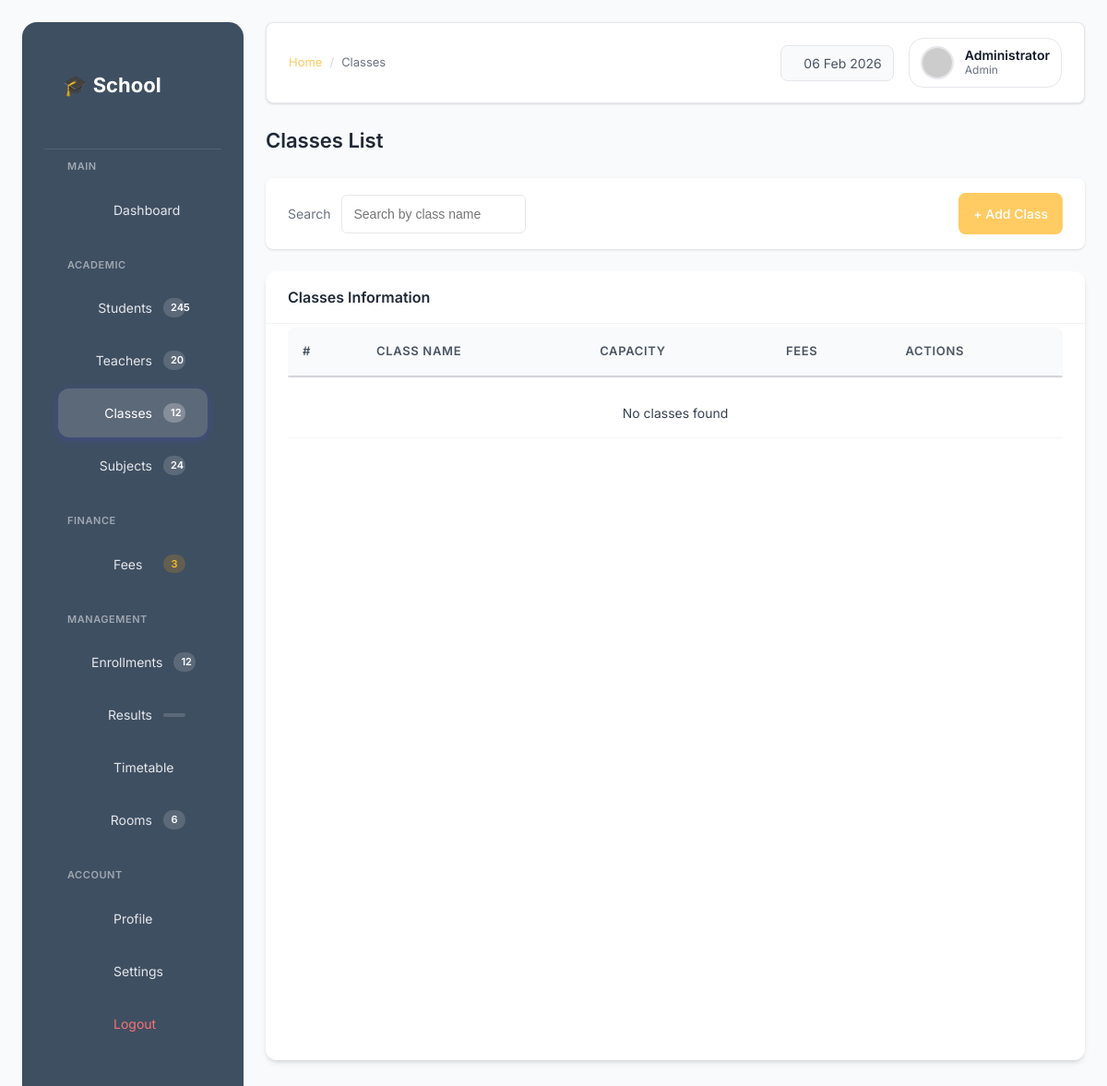
The app's page /classes (signed in), older data.
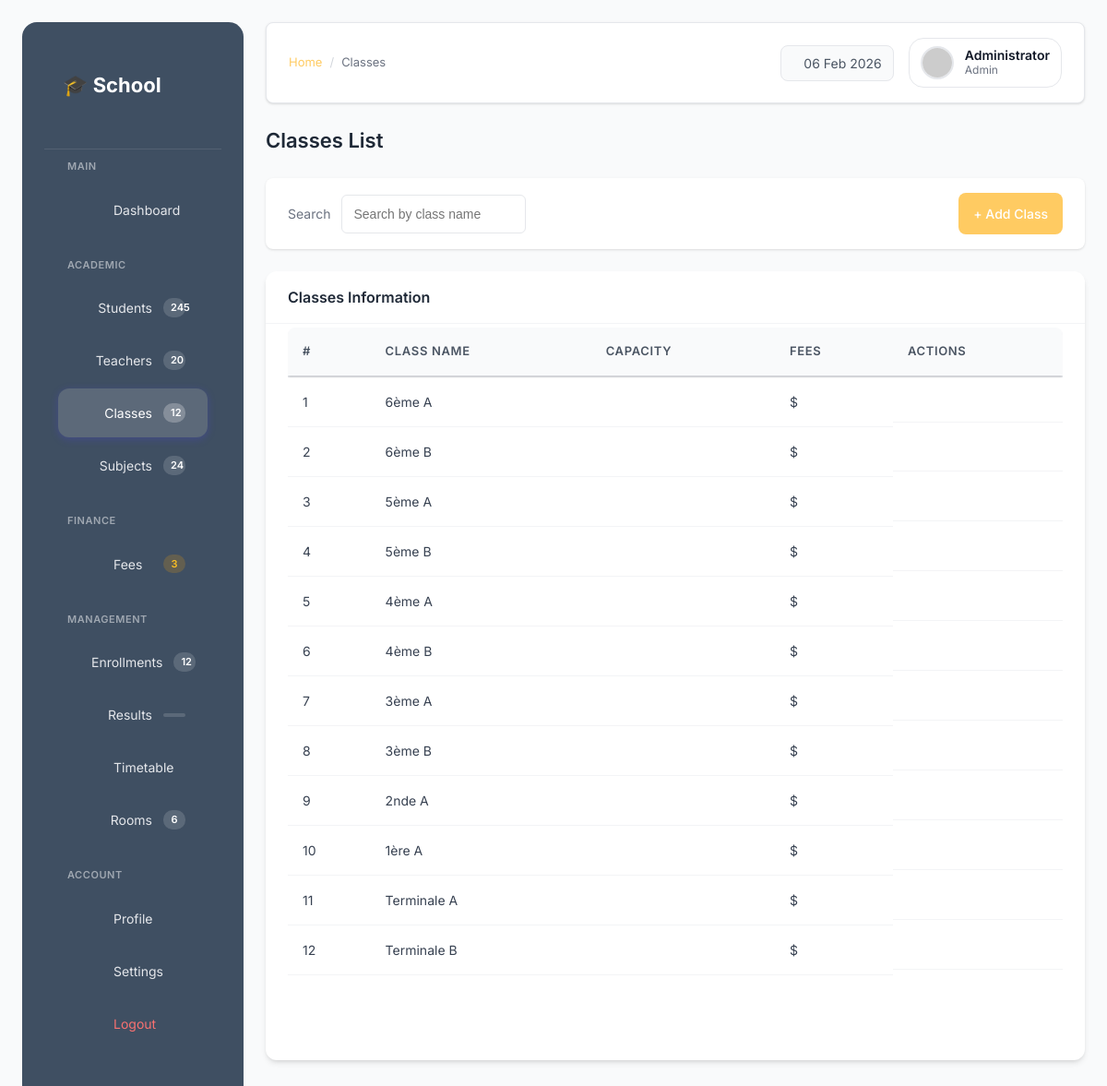
The same page, newer data.
### tables this page shows
CREATE TABLE classes (
    id INTEGER PRIMARY KEY AUTOINCREMENT,
    name TEXT NOT NULL,
    level TEXT NOT NULL
);

### app.py (the view)
@app.route("/classes")
@login_required
def classes():
    conn = get_db_connection()
    classes = conn.execute("SELECT * FROM classes").fetchall()
    conn.close()
    return render_template("classes.html",
                         classes=classes,
                         page_title="Classes",
                         page_heading="Classes")

### app.py (called while the page is built)
def get_db_connection():
    conn = sqlite3.connect(DB_PATH)
    conn.row_factory = sqlite3.Row
    return conn

def login_required(f):
    @wraps(f)
    def decorated_function(*args, **kwargs):
        if not session.get("admin_logged_in"):
            return redirect(url_for("login"))
        return f(*args, **kwargs)
    return decorated_function

@app.context_processor
def inject_date():
    return {"current_date": datetime.now().strftime("%d %b %Y")}

### templates/classes.html (shortened to what this page needs)
{% extends "base.html" %}
{% block breadcrumb %}Classes{% endblock %}
{% block content %}
<div class="page-header">
    <h2>Classes List</h2>
</div>
<div class="filter-bar">
    <div class="filter-group">
        <label>Search</label>
        <input type="text" placeholder="Search by class name">
    </div>
    <a href="{{ url_for('add_class') }}" class="btn btn-primary">
        + Add Class
    </a>
</div>
<div class="card">
    <div class="card-header">
        Classes Information
    </div>
    <div class="card-body">
        <div class="table-container">
        <table class="table">
            <thead>
                <tr>
                    <th>#</th>
                    <th>Class Name</th>
                    <th>Capacity</th>
                    <th>Fees</th>
                    <th class="text-right">Actions</th>
                </tr>
            </thead>
            <tbody>
                {% for class in classes %}
                <tr>
                    <td>{{ class.id }}</td>
                    <td>{{ class.name }}</td>
                    <td>{{ class.capacity }}</td>
                    <td>${{ class.fees }}</td>
                    <td class="action-icons">
                        <a href="{{ url_for('edit_class', id=class.id) }}"
                           class="edit" title="Edit">
                        </a>
                        <a href="{{ url_for('delete_class', id=class.id) }}"
                           class="delete"
                           onclick="return confirm('Are you sure?');"
                           title="Delete">
                        </a>
                    </td>
                </tr>
                {% else %}
                <tr>
                    <td colspan="5" class="empty-state">
                        <p>No classes found</p>
                    </td>
                </tr>
                {% endfor %}
            </tbody>
        </table>
    </div>
</div>
{% endblock %}

### templates/base.html (shortened to what this page needs)
<!DOCTYPE html>
<html lang="en">
<head>
    <link href="https://unpkg.com/boxicons@2.1.4/css/boxicons.min.css" rel="stylesheet">
    <link rel="stylesheet" href="{{ url_for('static', filename='css/main.css') }}">
</head>
<body>
<div class="app">
    <aside class="sidebar">
        <div class="sidebar-header">
            <div class="logo">🎓 School</div>
        </div>
        <nav class="sidebar-nav">
            <div class="nav-section">
                <span class="section-label">MAIN</span>
                <a href="{{ url_for('dashboard') }}" class="nav-item {% if request.endpoint == 'dashboard' %}active{% endif %}">
                    <span>Dashboard</span>
                </a>
            </div>
            <div class="nav-section">
                <span class="section-label">ACADEMIC</span>
                <a href="{{ url_for('students') }}" class="nav-item {% if request.endpoint == 'students' %}active{% endif %}">
                    <span>Students</span>
                    <span class="nav-badge">245</span>
                </a>
                <a href="{{ url_for('teachers') }}" class="nav-item {% if request.endpoint == 'teachers' %}active{% endif %}">
                    <span>Teachers</span>
                    <span class="nav-badge">20</span>
                </a>
                <a href="{{ url_for('classes') }}" class="nav-item {% if request.endpoint == 'classes' %}active{% endif %}">
                    <span>Classes</span>
                    <span class="nav-badge">12</span>
                </a>
                <a href="{{ url_for('subjects') }}" class="nav-item {% if request.endpoint == 'subjects' %}active{% endif %}">
                    <span>Subjects</span>
                    <span class="nav-badge">24</span>
                </a>
            </div>
            <div class="nav-section">
                <span class="section-label">FINANCE</span>
                <a href="{{ url_for('fees') }}" class="nav-item {% if request.endpoint == 'fees' %}active{% endif %}">
                    <span>Fees</span>
                    <span class="nav-badge badge-warning">3</span>
                </a>
            </div>
            <div class="nav-section">
                <span class="section-label">MANAGEMENT</span>
                <a href="{{ url_for('enrollments') }}" class="nav-item {% if request.endpoint == 'enrollments' %}active{% endif %}">
                    <span>Enrollments</span>
                    <span class="nav-badge">12</span>
                </a>
                <a href="{{ url_for('results') }}" class="nav-item {% if request.endpoint == 'results' %}active{% endif %}">
                    <span>Results</span>
                    <span class="nav-badge"></span>
                </a>
                <a href="{{ url_for('timetable') }}" class="nav-item {% if request.endpoint == 'timetable' %}active{% endif %}">
                    <span>Timetable</span>
                </a>
                <a href="{{ url_for('rooms') }}" class="nav-item {% if request.endpoint == 'rooms' %}active{% endif %}">
                    <span>Rooms</span>
                    <span class="nav-badge">6</span>
                </a>
            </div>
            <div class="nav-section">
                <span class="section-label">ACCOUNT</span>
                <a href="{{ url_for('profile') }}" class="nav-item {% if request.endpoint == 'profile' %}active{% endif %}">
                    <span>Profile</span>
                </a>
                <a href="{{ url_for('settings') }}" class="nav-item {% if request.endpoint == 'settings' %}active{% endif %}">
                    <span>Settings</span>
                </a>
                <a href="{{ url_for('logout') }}" class="nav-item logout">
                    <span>Logout</span>
                </a>
            </div>
        </nav>
    </aside>
    <div class="main">
        <header class="topbar">
            <div class="topbar-left">
                <div class="page-title">
                    <nav class="breadcrumb">
                        <a href="{{ url_for('dashboard') }}">Home</a>
                        <span class="divider">/</span>
                        {% block breadcrumb %}{% endblock %}
                    </nav>
                </div>
            </div>
            <div class="topbar-right">
                <div class="date-widget">
                    <span id="current-date">{{ current_date|default('04 Feb 2026') }}</span>
                </div>
                <div class="user-widget">
                    <img src="{{ session.get('avatar_url', 'https://i.pravatar.cc/40') }}"
                         class="user-avatar"
                         alt="{{ session.get('user_name', 'User') }}">
                    <div class="user-info">
                        <span class="user-name">{{ session.get('user_name', 'Administrator') }}</span>
                        <span class="user-role">{{ session.get('user_role', 'Admin') }}</span>
                    </div>
                </div>
            </div>
        </header>
        <section class="page-content">
            {% block content %}{% endblock %}
        </section>
    </div>
</div>
</body>
</html>

Row changes from the older to the newer data that the page shows:
added classes: id "1", name "6ème A"
added classes: id "2", name "6ème B"
added classes: id "3", name "5ème A"
added classes: id "4", name "5ème B"
added classes: id "5", name "4ème A"
added classes: id "6", name "4ème B"
added classes: id "7", name "3ème A"
added classes: id "8", name "3ème B"
added classes: id "9", name "2nde A"
added classes: id "10", name "1ère A"
added classes: id "11", name "Terminale A"
added classes: id "12", name "Terminale B"
Text that changed along with them:
text no longer shown: "No classes found"
